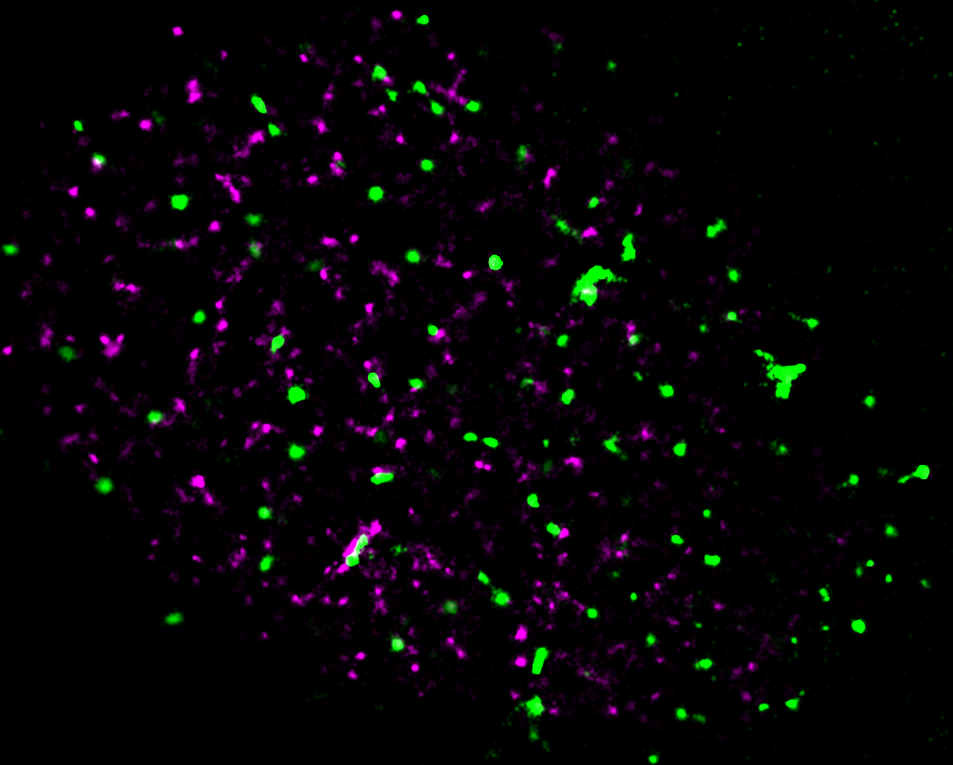
#> input picture 2014/image/image_for_basic_image_analysis.tif, 953 x 765 px
$ python image_script.py   (Python 2 division)   (older library calls are emulated)
#> lines starting #> are read from the running program, lines starting #| are printed output that depends on the picture
#!/usr/bin/env python

from skimage import io, filter, measure
import mahotas
from scipy import ndimage
import numpy as np

#this script will perform some simple image processing for Super Resolution Microscopy Images
# (1) read in the image (tif)
# (2) separate the colors - 'magenta' and 'green'
# (3) threshold the image - produces image masks
# (4) detect clusters
# (5) measure clusters
# (6) output measured clusters data into .csv file (can be opened as a table in excel)
# (7) a little bit more advanced - colocalization analysis

pixels_to_nm = 20 # (1 px = 20 nm for reconstructed images)
image_file = 'image_for_basic_image_analysis.tif'

# (1) read in the image file - use scikit-image io.imread function
image_rgb_array = io.imread(image_file)
#> image_rgb_array is the input picture: shape (765, 953, 3); mean R, G, B 5.8, 4.4, 5.8

# (2) separate the colors
print 'Image array shape: ' + str(image_rgb_array.shape)
#| Image array shape: (765, 953, 3)
print 'Image array dtype: ' + str(image_rgb_array.dtype)
#| Image array dtype: uint8
red_image = image_rgb_array[:,:,0] # take the red color only
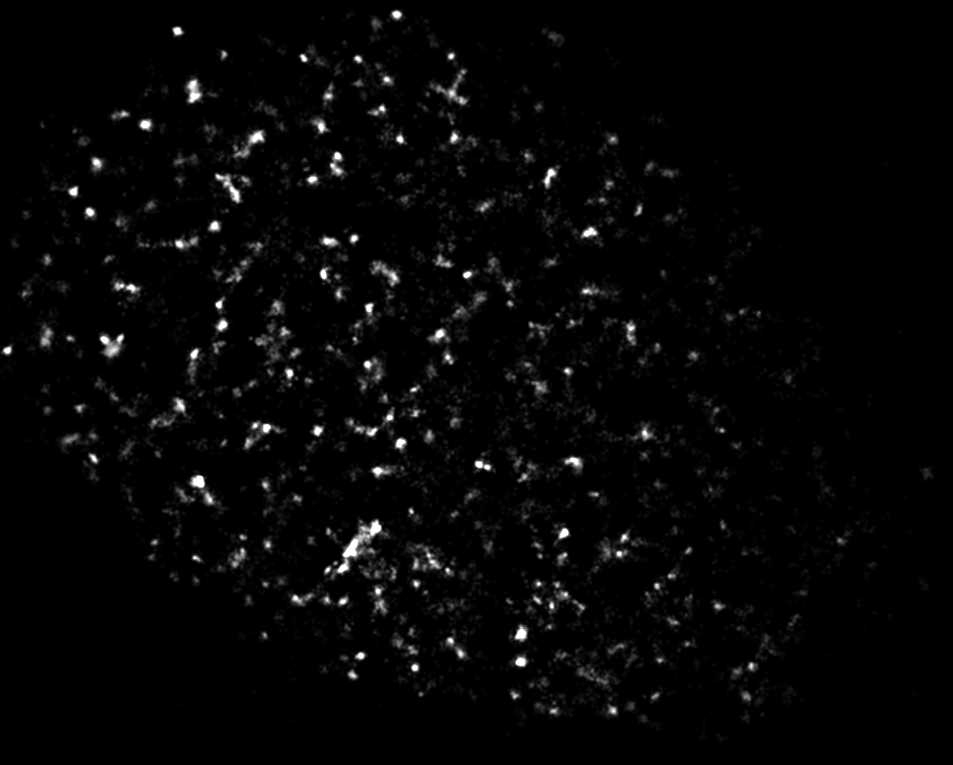
#> red_image: shape (765, 953); min 0, max 255, mean 5.8
green_image = image_rgb_array[:,:,1] #take the green color only
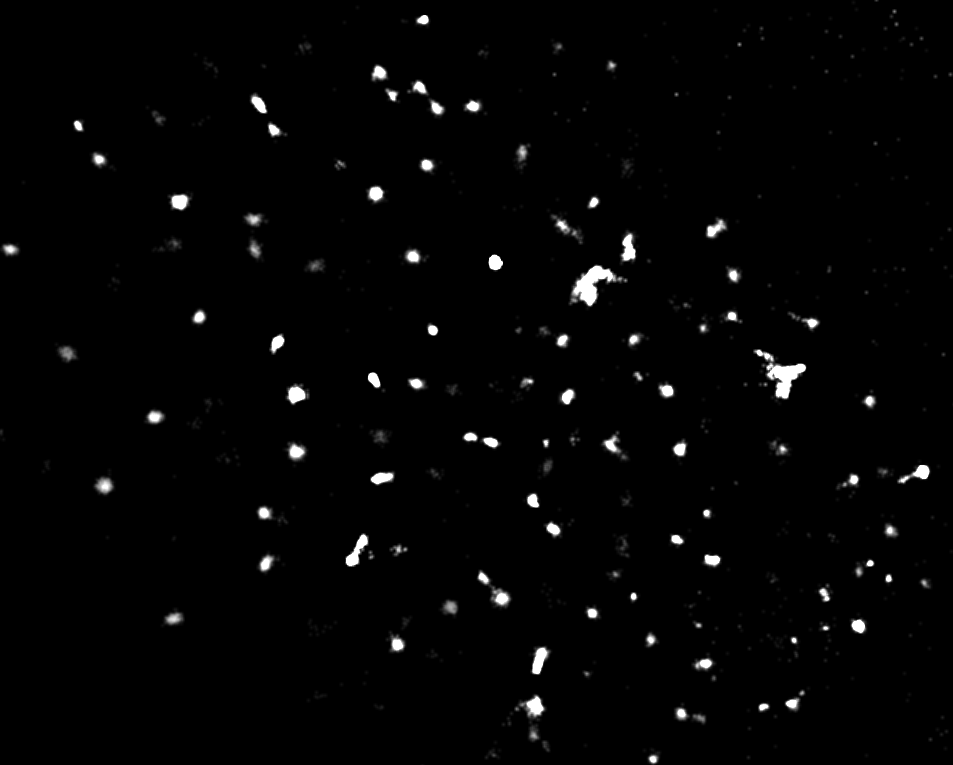
#> green_image: shape (765, 953); min 0, max 255, mean 4.4

#save the red and green images as individual greayscale images
io.imsave('image_red.tif', red_image)
io.imsave('image_green.tif', green_image)

# (3) threshold the image, global methods return the threshold value:
#Ridler-Calvard method, this is default ImageJ 'threshold':
# http://fiji.sc/Auto_Threshold#Default
#> (the run stopped early here; a loop or call above may not have finished)
